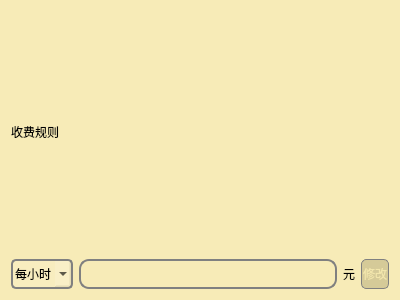
<?xml version="1.0" encoding="UTF-8"?>
<ui version="4.0">
 <class>ChargeRuleWidget</class>
 <widget class="QWidget" name="ChargeRuleWidget">
  <property name="windowModality">
   <enum>Qt::ApplicationModal</enum>
  </property>
  <property name="geometry">
   <rect>
    <x>0</x>
    <y>0</y>
    <width>400</width>
    <height>300</height>
   </rect>
  </property>
  <property name="windowTitle">
   <string>收费规则</string>
  </property>
  <property name="styleSheet">
   <string notr="true">color:rgb(78, 78, 78，80);
background-color: rgb(247, 235, 183);
</string>
  </property>
  <layout class="QVBoxLayout" name="verticalLayout" stretch="2,1">
   <item>
    <widget class="QLabel" name="methodLabel">
     <property name="styleSheet">
      <string notr="true">font: 16pt &quot;仿宋&quot;;</string>
     </property>
     <property name="text">
      <string>收费规则</string>
     </property>
    </widget>
   </item>
   <item>
    <layout class="QHBoxLayout" name="horizontalLayout">
     <item>
      <widget class="QComboBox" name="comboBox">
       <property name="minimumSize">
        <size>
         <width>0</width>
         <height>30</height>
        </size>
       </property>
       <property name="styleSheet">
        <string notr="true">QComboBox:!hover{
	background-color: rgb(255, 255, 255,30);
	font: 10pt &quot;仿宋&quot;;
	color: rgb(0, 0, 0);
        border-width:2px;
        border-style:solid;
        border-color:gray;
        border-radius:5px;
        padding: 2px 2px;
    }
QComboBox:hover{
	background-color: rgb(255, 255, 255,90);
	font: 10pt &quot;仿宋&quot;;
	color: rgb(0, 0, 0);
        border-width:2px;
        border-style:solid;
        border-color:gray;
        border-radius:5px;
        padding: 2px 2px;
    }</string>
       </property>
       <item>
        <property name="text">
         <string>每小时</string>
        </property>
       </item>
       <item>
        <property name="text">
         <string>年卡</string>
        </property>
       </item>
       <item>
        <property name="text">
         <string>月卡</string>
        </property>
       </item>
       <item>
        <property name="text">
         <string>季卡</string>
        </property>
       </item>
      </widget>
     </item>
     <item>
      <widget class="QLineEdit" name="moneyLineEdit">
       <property name="minimumSize">
        <size>
         <width>0</width>
         <height>30</height>
        </size>
       </property>
       <property name="styleSheet">
        <string notr="true">QLineEdit{
	border-width:2px;
	border-style:solid;
	border-color:gray;
	border-radius:10px;
	padding: 2px 2px;
}</string>
       </property>
      </widget>
     </item>
     <item>
      <widget class="QLabel" name="label_2">
       <property name="minimumSize">
        <size>
         <width>0</width>
         <height>30</height>
        </size>
       </property>
       <property name="styleSheet">
        <string notr="true">font: 11pt &quot;仿宋&quot;;</string>
       </property>
       <property name="text">
        <string>元</string>
       </property>
      </widget>
     </item>
     <item>
      <widget class="QPushButton" name="changeButton">
       <property name="minimumSize">
        <size>
         <width>0</width>
         <height>30</height>
        </size>
       </property>
       <property name="styleSheet">
        <string notr="true">QPushButton:!hover{
	font: 10pt &quot;仿宋&quot;;
	background-color: rgb(123, 117, 69,70);
	color: rgb(242, 230, 172);
        border-width:1px;
        border-style:solid;
        border-color:gray;
        border-radius:5px;
        padding: 1px 1px;
    }
QPushButton:hover{
	font: 10pt &quot;仿宋&quot;;
	background-color: rgb(123, 117, 69,40);
	color: rgb(242, 230, 172);
        border-width:1px;
        border-style:solid;
        border-color:gray;
        border-radius:5px;
        padding: 1px 1px;
    }
QPushButton:pressed{
	font: 10pt &quot;仿宋&quot;;
	background-color: rgb(0, 0, 0,70);
	color: rgb(242, 230, 172);
        border-width:1px;
        border-style:solid;
        border-color:gray;
        border-radius:5px;
        padding: 1px 1px;
    }</string>
       </property>
       <property name="text">
        <string>修改</string>
       </property>
      </widget>
     </item>
    </layout>
   </item>
  </layout>
 </widget>
 <resources/>
 <connections/>
</ui>
